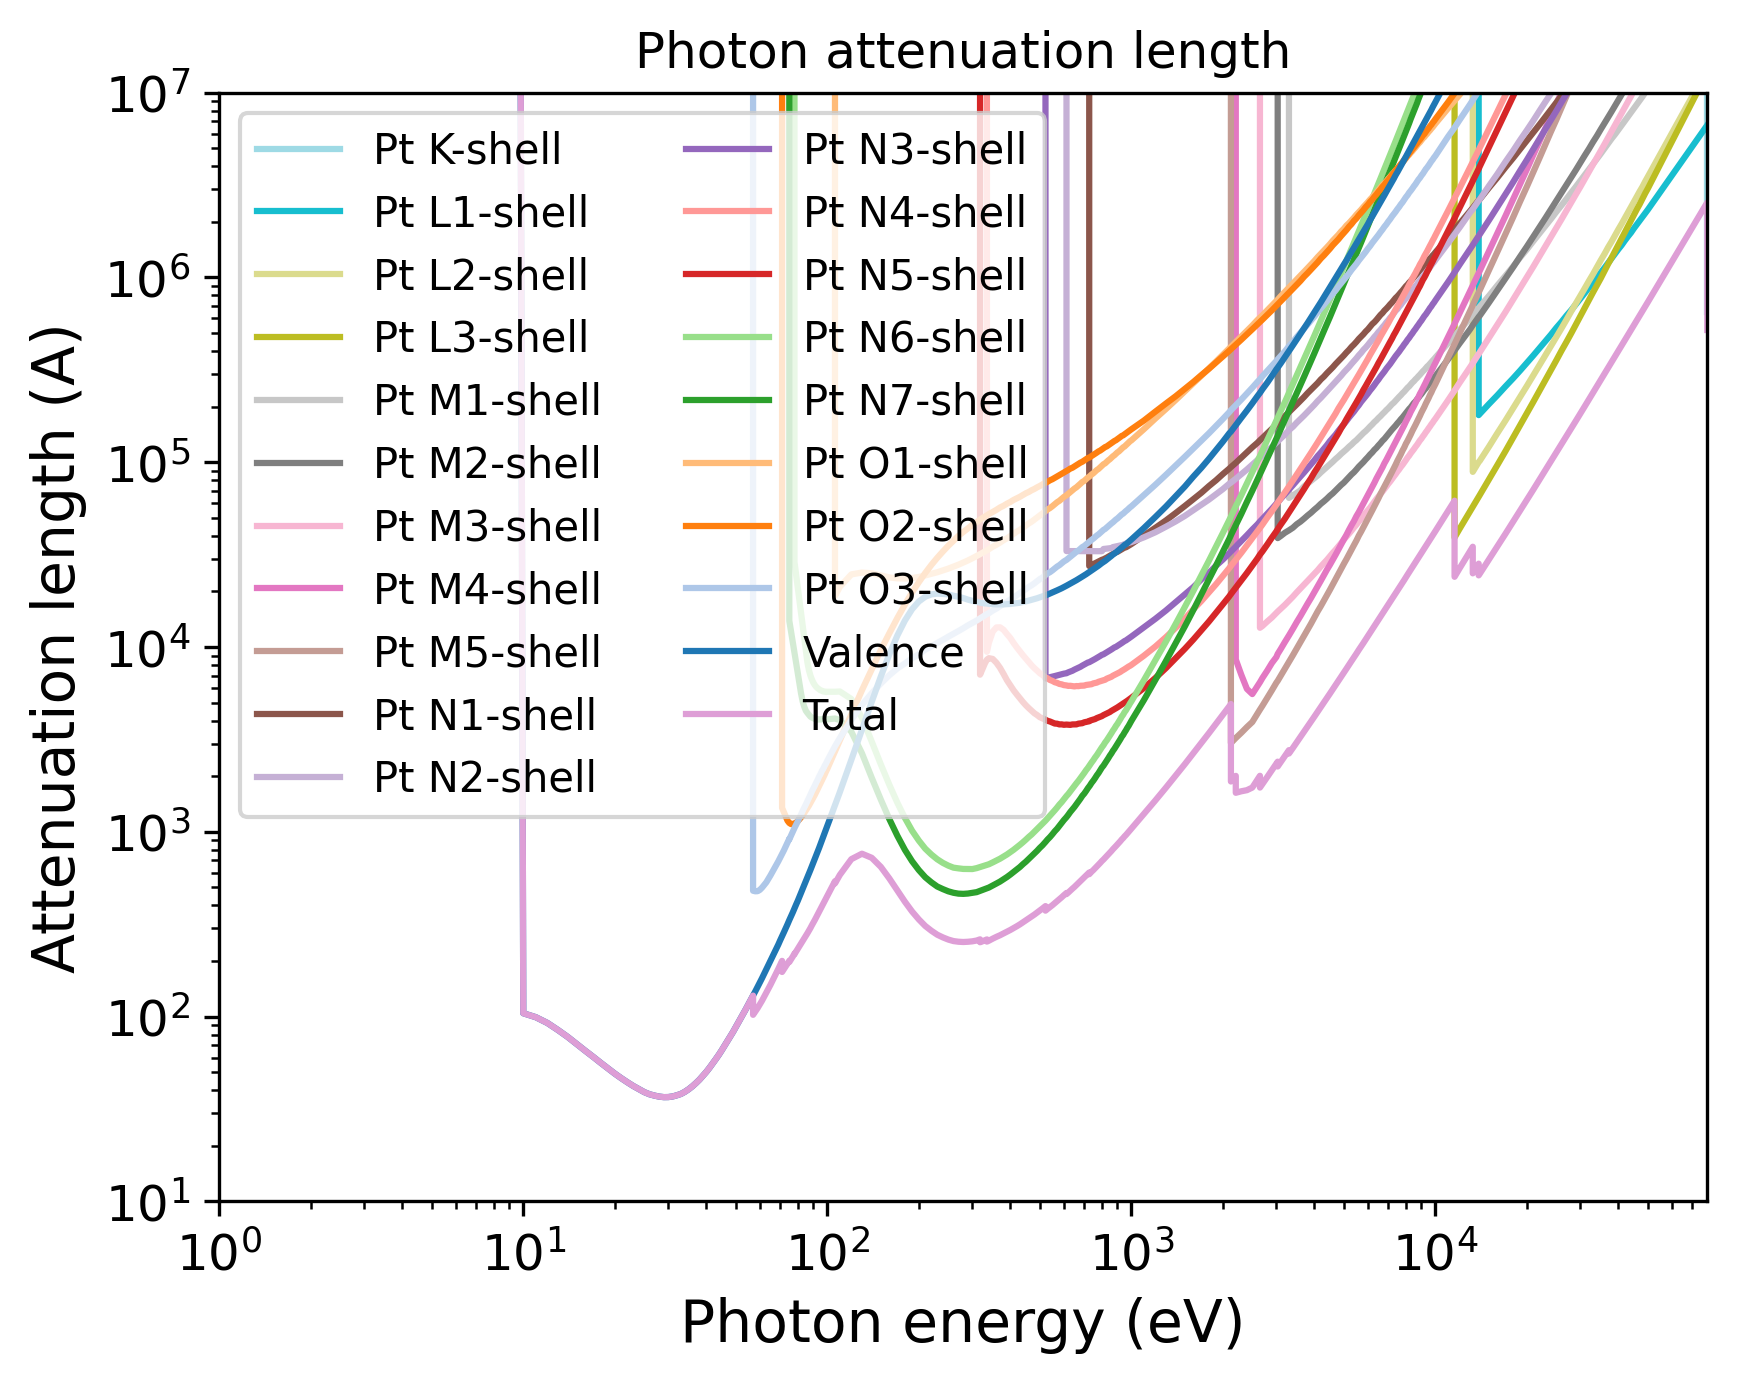

Write Python code to recreate this figure.
import pandas as pd
import numpy as np
import matplotlib.pyplot as plt
import matplotlib.cm as cm
# Set the format:
plt.xlabel("Photon energy (eV)", fontsize=14)
plt.ylabel("Attenuation length (A)", fontsize=14)
plt.xticks(fontsize=12)
plt.yticks(fontsize=12)
plt.grid(False)
# Set the axes:
# Read the output file:
df = pd.read_csv(r"OUTPUT_Pt_Photon_IMFP.dat", sep=r'\s+', header=None, comment="#", skipinitialspace=True)
plt.xscale("log")
plt.yscale("log")
# Prepare the plot:
columns_to_plot = [ 1, 2, 3, 4, 5, 6, 7, 8, 9, 10, 11, 12, 13, 14, 15, 16, 17, 18, 19, 20, 21]
labels = [ "Pt K-shell", "Pt L1-shell", "Pt L2-shell", "Pt L3-shell", "Pt M1-shell", "Pt M2-shell", "Pt M3-shell", "Pt M4-shell", "Pt M5-shell", "Pt N1-shell", "Pt N2-shell", "Pt N3-shell", "Pt N4-shell", "Pt N5-shell", "Pt N6-shell", "Pt N7-shell", "Pt O1-shell", "Pt O2-shell", "Pt O3-shell", "Valence", "Total"]
# Create N distinct colors from a colormap
N = len(columns_to_plot)
colors = np.vstack([plt.cm.tab20(np.linspace(1, 0, 20)), plt.cm.tab20b(np.linspace(1, 0, 20))])
# Set line styles:
linestyles = [ "-", "-", "-", "-", "-", "-", "-", "-", "-", "-", "-", "-", "-", "-", "-", "-", "-", "-", "-", "-", "-"]
for i, col in enumerate(columns_to_plot):
    color = colors[i % len(colors)]
    ls    = linestyles[i % len(linestyles)]
    label = labels[i % len(labels)]
    plt.plot(df.iloc[:, 0], df.iloc[:, col],
    color=color,
    label=label,
    linestyle=ls)
plt.xlim(1.00000000,78399.00100000)
plt.ylim(10.00000000,10000000.00000000)
plt.title("Photon attenuation length")
plt.legend(loc="best", fontsize=10, ncol=2)
# Save the plot in this format:
plt.savefig("OUTPUT_MFP_photon.png", dpi=300, bbox_inches="tight")
